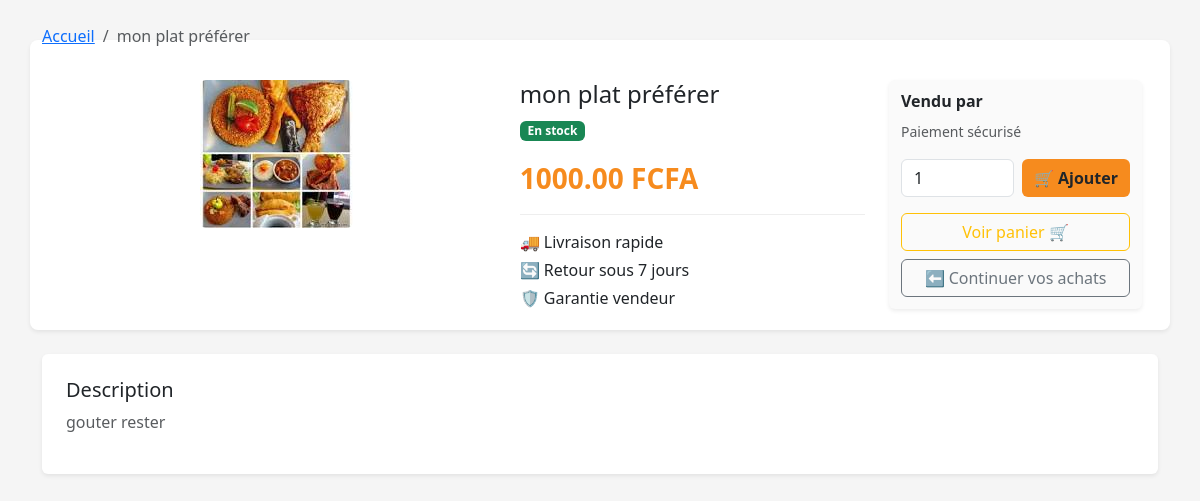
Before: /produit/29/ with the older database file.
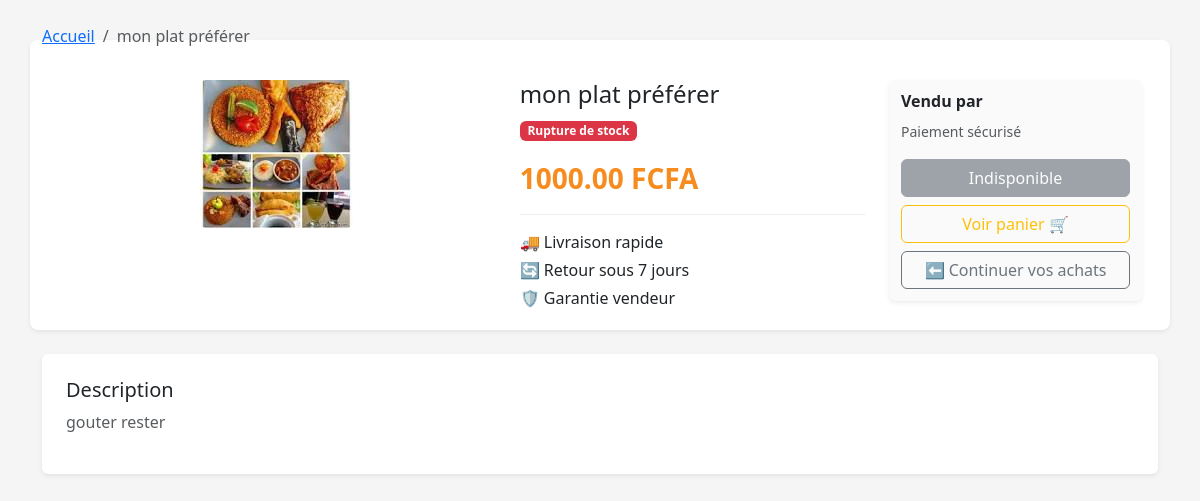
After: the same page with the newer database file.
### myapp/views.py (the view)
# urls.py: path('produit/<int:id>/', views.product_detail, name='product_detail'),
def product_detail(request, id):
    product = get_object_or_404(Product, id=id)
    similar_products = Product.objects.filter(
    ).exclude(id=product.id)[:4]
    return render(request, 'product_detail.html', {
        'product': product,
        'similar_products': similar_products,
    })

### myapp/templates/product_detail.html (shortened to what this page needs)
{% load static %}
<!DOCTYPE html>
<html lang="fr">
<head>
  <link href="https://cdn.jsdelivr.net/npm/bootstrap@5.3.3/dist/css/bootstrap.min.css" rel="stylesheet">
</head>
<body>
<div class="container py-4">
  <nav aria-label="breadcrumb">
    <ol class="breadcrumb small">
      <li class="breadcrumb-item"><a href="{% url 'home' %}">Accueil</a></li>
      <li class="breadcrumb-item active">{{ product.name }}</li>
    </ol>
  </nav>
  <div class="row g-4 product-container p-3 shadow-sm">
    <div class="col-md-5 text-center">
      {% if product.image %}
      <img src="{{ product.image.url }}" class="img-fluid rounded">
      {% else %}
      <img src="{% static 'no-image.png' %}" class="img-fluid rounded">
      {% endif %}
    </div>
    <div class="col-md-4">
      <h4>{{ product.name }}</h4>
      {% if product.quantity > 0 %}
      <span class="badge bg-success mb-2">En stock</span>
      {% else %}
      <span class="badge bg-danger mb-2">Rupture de stock</span>
      {% endif %}
      <div class="price mt-2">{{ product.price }} FCFA</div>
      <div class="info-box">
        <p class="mb-1">🚚 Livraison rapide</p>
        <p class="mb-1">🔄 Retour sous 7 jours</p>
        <p class="mb-1">🛡️ Garantie vendeur</p>
      </div>
    </div>
    <div class="col-md-3">
      <div class="seller-box shadow-sm">
        <h6 class="fw-bold">Vendu par</h6>
        <small class="text-muted">Paiement sécurisé</small>
        {% if product.quantity > 0 %}
        <div class="d-flex mt-3 mb-2">
          <input type="number" id="qty-input" class="form-control me-2" value="1" min="1" max="{{ product.quantity }}">
          <button id="add-cart-btn" class="btn btn-buy flex-shrink-0">🛒 Ajouter</button>
        </div>
        {% else %}
        <button class="btn btn-secondary w-100 mt-3" disabled>Indisponible</button>
        {% endif %}
        <a href="{% url 'panier' %}" class="btn btn-outline-warning w-100 mt-2">Voir panier 🛒</a>
        <a href="{% url 'home' %}" class="btn btn-outline-secondary w-100 mt-2">⬅ Continuer vos achats</a>
      </div>
    </div>
  </div>
  <div class="bg-white rounded shadow-sm mt-4 p-4">
    <h5>Description</h5>
    <p class="text-muted">
      {{ product.description|default:"Aucune description disponible." }}
    </p>
  </div>
</div>
</body>
</html>

Changed rows visible on the page:
changed Product "mon plat préférer": quantity 2 → 0 (drawn)
Other visible differences:
form field value: "1" → (not shown)
text no longer shown: "En stock 🛒 Ajouter"
text now shown: "Rupture de stock Indisponible"
